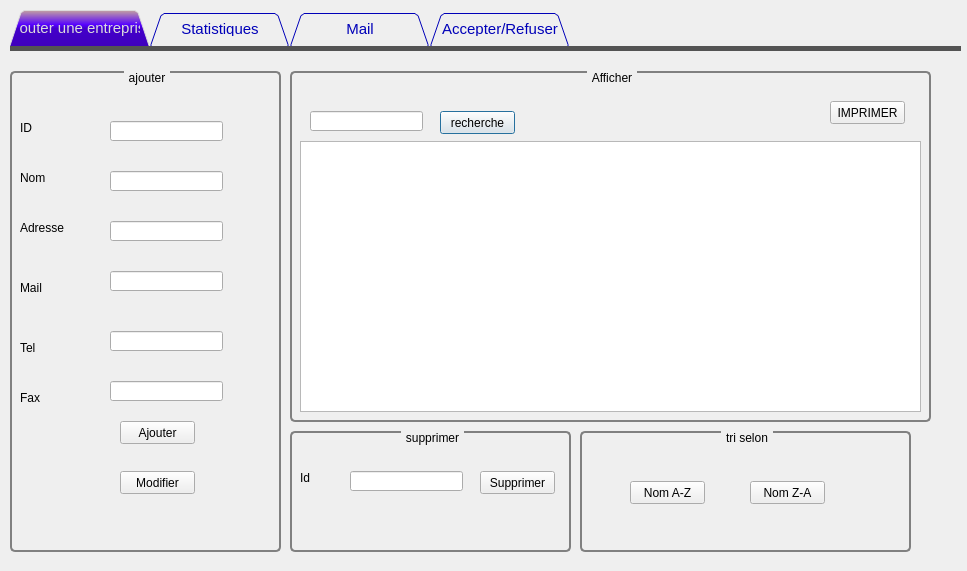
<?xml version="1.0" encoding="UTF-8"?>
<ui version="4.0">
 <class>WindowEntreprises</class>
 <widget class="QDialog" name="WindowEntreprises">
  <property name="geometry">
   <rect>
    <x>0</x>
    <y>0</y>
    <width>967</width>
    <height>571</height>
   </rect>
  </property>
  <property name="windowTitle">
   <string>Gestion Entreprises</string>
  </property>
  <property name="styleSheet">
   <string notr="true">#QWidget {

background:#404040;

}

QTabWidget::pane { /* The tab widget frame */

border-top: 5px solid #535353;

}

QTabWidget::tab-bar {

left: 0px; /* move to the right by 5px */

}

/* Style the tab using the tab sub-control. Note that it reads QTabBar _not_ QTabWidget */

QTabBar::tab {

background: #dcdcdc;

border: 2px solid #535353;

border-bottom-color: rgb(0, 0, 0); /* same as the pane color */

border-top-left-radius: 7px;

border-top-right-radius: 7px;

min-width: 120px;

padding: 8px;

color: rgb(0, 0, 184);

font-size:15px;

font-family:Arial, Helvetica, sans-serif;

}

QTabBar::tab:selected, QTabBar::tab:hover {

background: qlineargradient(x1: 0, y1: 0, x2: 0, y2: 1, stop: 0 #c3a1a1, stop: 0.4 rgb(85, 0, 255), stop: 0.5 rgb(67, 0, 202), stop: 1.0 #3f00bd);
color :white;
}

QTabBar::tab:selected {

border-color: rgb(0, 0, 0);

border-bottom-color: #535353; /* same as pane color */

color: #dcdcdc;

font-size:15px;

font-family:Arial, Helvetica, sans-serif;

}

QTabBar::tab:!selected {

margin-top: 2px; /* make non-selected tabs look smaller */

}

</string>
  </property>
  <widget class="QTabWidget" name="candidat">
   <property name="geometry">
    <rect>
     <x>10</x>
     <y>10</y>
     <width>951</width>
     <height>551</height>
    </rect>
   </property>
   <property name="styleSheet">
    <string notr="true">QGroupBox {
     background-color: qlineargradient(x1: 0, y1: 0, x2: 0, y2: 1,
                                       stop: 0 #E0E0E0, stop: 1 #FFFFFF);
     border: 2px solid gray;
     border-radius: 5px;
     margin-top: 1ex; /* leave space at the top for the title */
 }
 
 QGroupBox::title {
     subcontrol-origin: margin;
     subcontrol-position: top center; /* position at the top center */
     padding: 0 3px;
     background-color: qlineargradient(x1: 0, y1: 0, x2: 0, y2: 1,
                                       stop: 0 #FFOECE, stop: 1 #FFFFFF);
 }</string>
   </property>
   <property name="tabShape">
    <enum>QTabWidget::Triangular</enum>
   </property>
   <property name="currentIndex">
    <number>0</number>
   </property>
   <widget class="QWidget" name="tab">
    <attribute name="title">
     <string>Ajouter une entreprise</string>
    </attribute>
    <widget class="QGroupBox" name="groupBox_2">
     <property name="geometry">
      <rect>
       <x>280</x>
       <y>20</y>
       <width>641</width>
       <height>351</height>
      </rect>
     </property>
     <property name="styleSheet">
      <string notr="true"/>
     </property>
     <property name="title">
      <string>Afficher</string>
     </property>
     <widget class="QTableView" name="tableView">
      <property name="geometry">
       <rect>
        <x>10</x>
        <y>70</y>
        <width>621</width>
        <height>271</height>
       </rect>
      </property>
     </widget>
     <widget class="QLineEdit" name="lineEdit_7">
      <property name="geometry">
       <rect>
        <x>20</x>
        <y>40</y>
        <width>113</width>
        <height>20</height>
       </rect>
      </property>
     </widget>
     <widget class="QPushButton" name="pushButton_6">
      <property name="geometry">
       <rect>
        <x>150</x>
        <y>40</y>
        <width>75</width>
        <height>23</height>
       </rect>
      </property>
      <property name="text">
       <string>recherche</string>
      </property>
     </widget>
     <widget class="QPushButton" name="pushButton_10">
      <property name="geometry">
       <rect>
        <x>540</x>
        <y>30</y>
        <width>75</width>
        <height>23</height>
       </rect>
      </property>
      <property name="styleSheet">
       <string notr="true"/>
      </property>
      <property name="text">
       <string>IMPRIMER</string>
      </property>
     </widget>
    </widget>
    <widget class="QGroupBox" name="groupBox_3">
     <property name="geometry">
      <rect>
       <x>280</x>
       <y>380</y>
       <width>281</width>
       <height>121</height>
      </rect>
     </property>
     <property name="styleSheet">
      <string notr="true"/>
     </property>
     <property name="title">
      <string>supprimer</string>
     </property>
     <widget class="QLineEdit" name="lineEdit_6">
      <property name="geometry">
       <rect>
        <x>60</x>
        <y>40</y>
        <width>113</width>
        <height>20</height>
       </rect>
      </property>
      <property name="styleSheet">
       <string notr="true"/>
      </property>
     </widget>
     <widget class="QPushButton" name="pushButton_3">
      <property name="geometry">
       <rect>
        <x>190</x>
        <y>40</y>
        <width>75</width>
        <height>23</height>
       </rect>
      </property>
      <property name="styleSheet">
       <string notr="true"/>
      </property>
      <property name="text">
       <string>Supprimer</string>
      </property>
     </widget>
     <widget class="QLabel" name="label_6">
      <property name="geometry">
       <rect>
        <x>10</x>
        <y>40</y>
        <width>47</width>
        <height>14</height>
       </rect>
      </property>
      <property name="text">
       <string>Id</string>
      </property>
     </widget>
    </widget>
    <widget class="QGroupBox" name="groupBox">
     <property name="geometry">
      <rect>
       <x>0</x>
       <y>20</y>
       <width>271</width>
       <height>481</height>
      </rect>
     </property>
     <property name="styleSheet">
      <string notr="true"/>
     </property>
     <property name="title">
      <string>ajouter</string>
     </property>
     <widget class="QLabel" name="label">
      <property name="geometry">
       <rect>
        <x>10</x>
        <y>50</y>
        <width>47</width>
        <height>14</height>
       </rect>
      </property>
      <property name="text">
       <string>ID</string>
      </property>
     </widget>
     <widget class="QLabel" name="label_2">
      <property name="geometry">
       <rect>
        <x>10</x>
        <y>100</y>
        <width>47</width>
        <height>14</height>
       </rect>
      </property>
      <property name="text">
       <string>Nom</string>
      </property>
     </widget>
     <widget class="QLabel" name="label_3">
      <property name="geometry">
       <rect>
        <x>10</x>
        <y>150</y>
        <width>47</width>
        <height>14</height>
       </rect>
      </property>
      <property name="text">
       <string>Adresse</string>
      </property>
     </widget>
     <widget class="QLabel" name="label_4">
      <property name="geometry">
       <rect>
        <x>10</x>
        <y>210</y>
        <width>47</width>
        <height>14</height>
       </rect>
      </property>
      <property name="text">
       <string>Mail</string>
      </property>
     </widget>
     <widget class="QLabel" name="label_5">
      <property name="geometry">
       <rect>
        <x>10</x>
        <y>270</y>
        <width>47</width>
        <height>14</height>
       </rect>
      </property>
      <property name="text">
       <string>Tel</string>
      </property>
     </widget>
     <widget class="QLineEdit" name="lineEdit">
      <property name="geometry">
       <rect>
        <x>100</x>
        <y>50</y>
        <width>113</width>
        <height>20</height>
       </rect>
      </property>
      <property name="styleSheet">
       <string notr="true"/>
      </property>
     </widget>
     <widget class="QLineEdit" name="lineEdit_2">
      <property name="geometry">
       <rect>
        <x>100</x>
        <y>100</y>
        <width>113</width>
        <height>20</height>
       </rect>
      </property>
      <property name="styleSheet">
       <string notr="true"/>
      </property>
     </widget>
     <widget class="QLineEdit" name="lineEdit_3">
      <property name="geometry">
       <rect>
        <x>100</x>
        <y>150</y>
        <width>113</width>
        <height>20</height>
       </rect>
      </property>
      <property name="styleSheet">
       <string notr="true"/>
      </property>
     </widget>
     <widget class="QLineEdit" name="lineEdit_4">
      <property name="geometry">
       <rect>
        <x>100</x>
        <y>200</y>
        <width>113</width>
        <height>20</height>
       </rect>
      </property>
      <property name="styleSheet">
       <string notr="true"/>
      </property>
     </widget>
     <widget class="QLineEdit" name="lineEdit_5">
      <property name="geometry">
       <rect>
        <x>100</x>
        <y>260</y>
        <width>113</width>
        <height>20</height>
       </rect>
      </property>
      <property name="styleSheet">
       <string notr="true"/>
      </property>
     </widget>
     <widget class="QPushButton" name="pushButton">
      <property name="geometry">
       <rect>
        <x>110</x>
        <y>350</y>
        <width>75</width>
        <height>23</height>
       </rect>
      </property>
      <property name="styleSheet">
       <string notr="true"/>
      </property>
      <property name="text">
       <string>Ajouter</string>
      </property>
     </widget>
     <widget class="QPushButton" name="pushButton_2">
      <property name="geometry">
       <rect>
        <x>110</x>
        <y>400</y>
        <width>75</width>
        <height>23</height>
       </rect>
      </property>
      <property name="styleSheet">
       <string notr="true"/>
      </property>
      <property name="text">
       <string>Modifier</string>
      </property>
     </widget>
     <widget class="QLineEdit" name="lineEdit_8">
      <property name="geometry">
       <rect>
        <x>100</x>
        <y>310</y>
        <width>113</width>
        <height>20</height>
       </rect>
      </property>
      <property name="styleSheet">
       <string notr="true"/>
      </property>
     </widget>
     <widget class="QLabel" name="label_7">
      <property name="geometry">
       <rect>
        <x>10</x>
        <y>320</y>
        <width>47</width>
        <height>14</height>
       </rect>
      </property>
      <property name="text">
       <string>Fax</string>
      </property>
     </widget>
    </widget>
    <widget class="QGroupBox" name="groupBox_4">
     <property name="geometry">
      <rect>
       <x>570</x>
       <y>380</y>
       <width>331</width>
       <height>121</height>
      </rect>
     </property>
     <property name="title">
      <string>tri selon</string>
     </property>
     <widget class="QPushButton" name="pushButton_4">
      <property name="geometry">
       <rect>
        <x>50</x>
        <y>50</y>
        <width>75</width>
        <height>23</height>
       </rect>
      </property>
      <property name="text">
       <string>Nom A-Z</string>
      </property>
     </widget>
     <widget class="QPushButton" name="pushButton_5">
      <property name="geometry">
       <rect>
        <x>170</x>
        <y>50</y>
        <width>75</width>
        <height>23</height>
       </rect>
      </property>
      <property name="text">
       <string>Nom Z-A</string>
      </property>
     </widget>
    </widget>
   </widget>
   <widget class="QWidget" name="tab_2">
    <attribute name="title">
     <string>Statistiques</string>
    </attribute>
   </widget>
   <widget class="QWidget" name="tab_3">
    <attribute name="title">
     <string>Mail</string>
    </attribute>
    <widget class="QLineEdit" name="lineEdit_9">
     <property name="geometry">
      <rect>
       <x>372</x>
       <y>90</y>
       <width>201</width>
       <height>20</height>
      </rect>
     </property>
    </widget>
    <widget class="QPlainTextEdit" name="plainTextEdit">
     <property name="geometry">
      <rect>
       <x>370</x>
       <y>120</y>
       <width>201</width>
       <height>131</height>
      </rect>
     </property>
    </widget>
    <widget class="QPushButton" name="pushButton_7">
     <property name="geometry">
      <rect>
       <x>440</x>
       <y>270</y>
       <width>75</width>
       <height>23</height>
      </rect>
     </property>
     <property name="text">
      <string>Envoyer</string>
     </property>
    </widget>
   </widget>
   <widget class="QWidget" name="tab_4">
    <attribute name="title">
     <string>Accepter/Refuser</string>
    </attribute>
    <widget class="QPushButton" name="pushButton_8">
     <property name="geometry">
      <rect>
       <x>290</x>
       <y>240</y>
       <width>75</width>
       <height>23</height>
      </rect>
     </property>
     <property name="styleSheet">
      <string notr="true">
</string>
     </property>
     <property name="text">
      <string>Accepter</string>
     </property>
    </widget>
    <widget class="QPushButton" name="pushButton_9">
     <property name="geometry">
      <rect>
       <x>450</x>
       <y>240</y>
       <width>75</width>
       <height>23</height>
      </rect>
     </property>
     <property name="styleSheet">
      <string notr="true"/>
     </property>
     <property name="text">
      <string>Refuser</string>
     </property>
    </widget>
    <widget class="QGroupBox" name="groupBox_5">
     <property name="geometry">
      <rect>
       <x>310</x>
       <y>60</y>
       <width>181</width>
       <height>131</height>
      </rect>
     </property>
     <property name="title">
      <string>              Candidat</string>
     </property>
     <widget class="QPlainTextEdit" name="plainTextEdit_2">
      <property name="geometry">
       <rect>
        <x>-10</x>
        <y>20</y>
        <width>201</width>
        <height>131</height>
       </rect>
      </property>
     </widget>
    </widget>
   </widget>
  </widget>
 </widget>
 <resources/>
 <connections/>
</ui>
